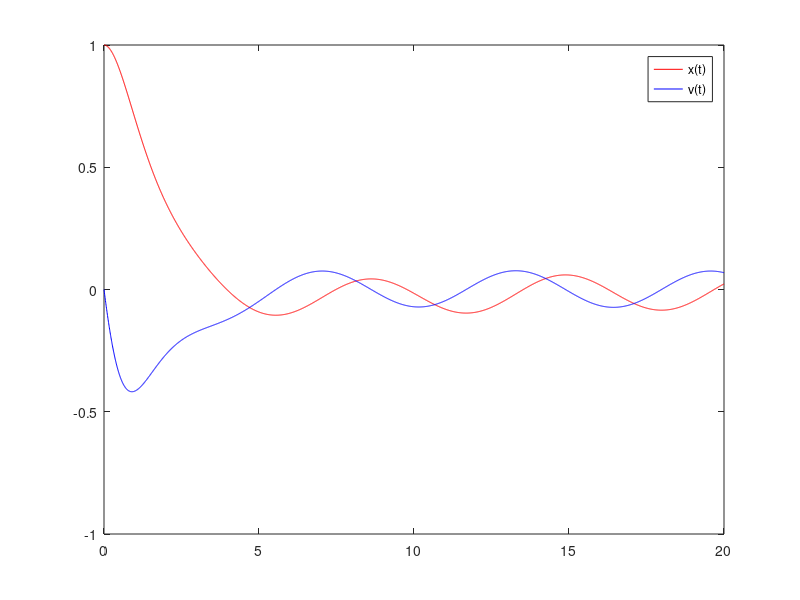
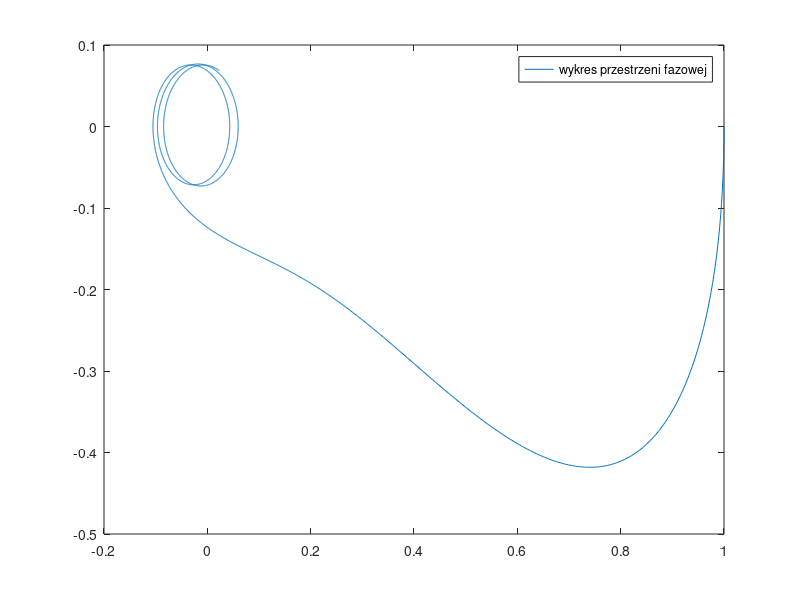
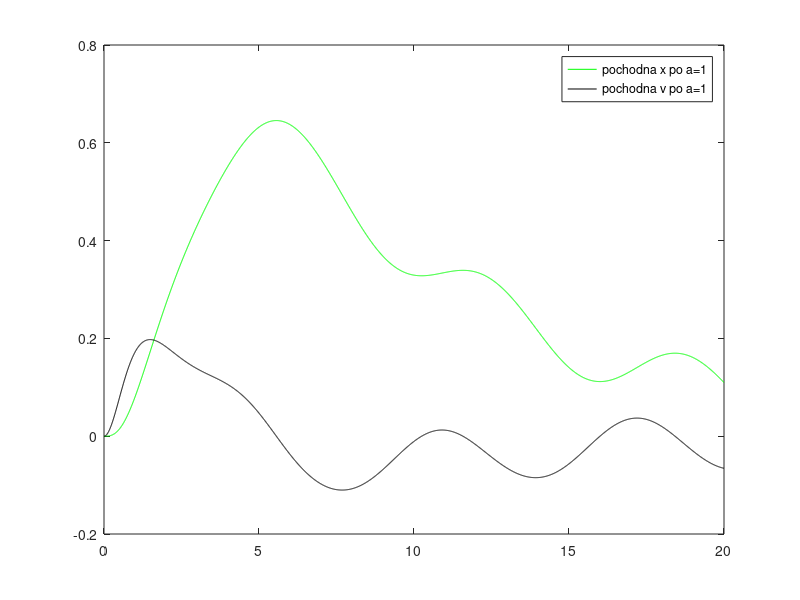

The MATLAB source for these figures, in order:
##Kinga Zalewska, nr indeksu: 383543
#Układ Duffinga
#a,b,A,B,C stałe

#ile kroków:
N= 3000;

#4-poziomowy algorytm Rungego-Kutty, zwraca obliczoną numerycznie funkcję
function x= rk4(f,t0,T,x0 ,N)
  h= (T-t0)/N;
  x= x0;
  
  for i= 1:N
      t= t0+i*h;
      k1= f(t,x);
      k2= f(t+h/2, x+h/2.*k1);
      k3= f(t+h/2, x+h/2.*k2);
      k4= f(t+h, x+h.*k3);
      x= x+h.*(k1./6 + k2./3+ k3./3 + k4./6);
      endfor;
endfunction;


#4-poziomowy algorytm Rungego-Kutty dla funkcji 3 argumentowej
function x= rk43arg(f,t0,T,x0 ,y0,N)
  h= (T-t0)/N;
  x= x0;
  y=y0;
  
  for i= 1:N
      t= t0+i*h;
      k1= f(t,x,y);
      k2= f(t+h/2, x+h/2.*k1,y);
      k3= f(t+h/2, x+h/2.*k2,y);
      k4= f(t+h, x+h.*k3,y);
      x= x+h.*(k1./6 + k2./3+ k3./3 + k4./6);
      endfor;
endfunction


#zestaw danych z zadania
T= 20;
a= 1;
b= 0.1;
A= 1;
B= 0.1;
C= 1;
x0= 1;
v0= 0;

#Przyjmujemy definicję funkcji f:
f= @(t,y)[y(2),-a*y(2)-b*y(1)-A*y(1).^3+B*cos(C*t)];


#wektor czasu
t= linspace(0,T,N+1);

#tworzenie wektorów rozwiązań
x= zeros(N+1,1);
x(1)= x0;
v= zeros(N+1,1);
v(1)= v0;
y= [x,v];




for i=1:N
  y(i+1,1:2)= rk4(f,t(i),t(i+1),y(i,1:2),1);
endfor;

figure
plot(t,y(:,1),'r',t,y(:,2), 'b')
legend('x(t)','v(t)')

figure
plot(y(:,1),y(:,2))
legend('wykres przestrzeni fazowej')


fa=@(t,poa,y) poa*[0,-b-3*A.*y(1).^2; 1,-a]+[0,-y(2)];    #pochodna pochodnej po parametrze a:

poa= zeros(N+1,2); #pochodna po a

for i=1:N
  poa(i+1,1:2)= rk43arg(fa,t(i),t(i+1),poa(i,1:2),y(i,1:2),1);
endfor;

figure
plot(t,poa(:,1),'g',t,poa(:,2), 'k')
legend('pochodna x po a=1','pochodna v po a=1')





